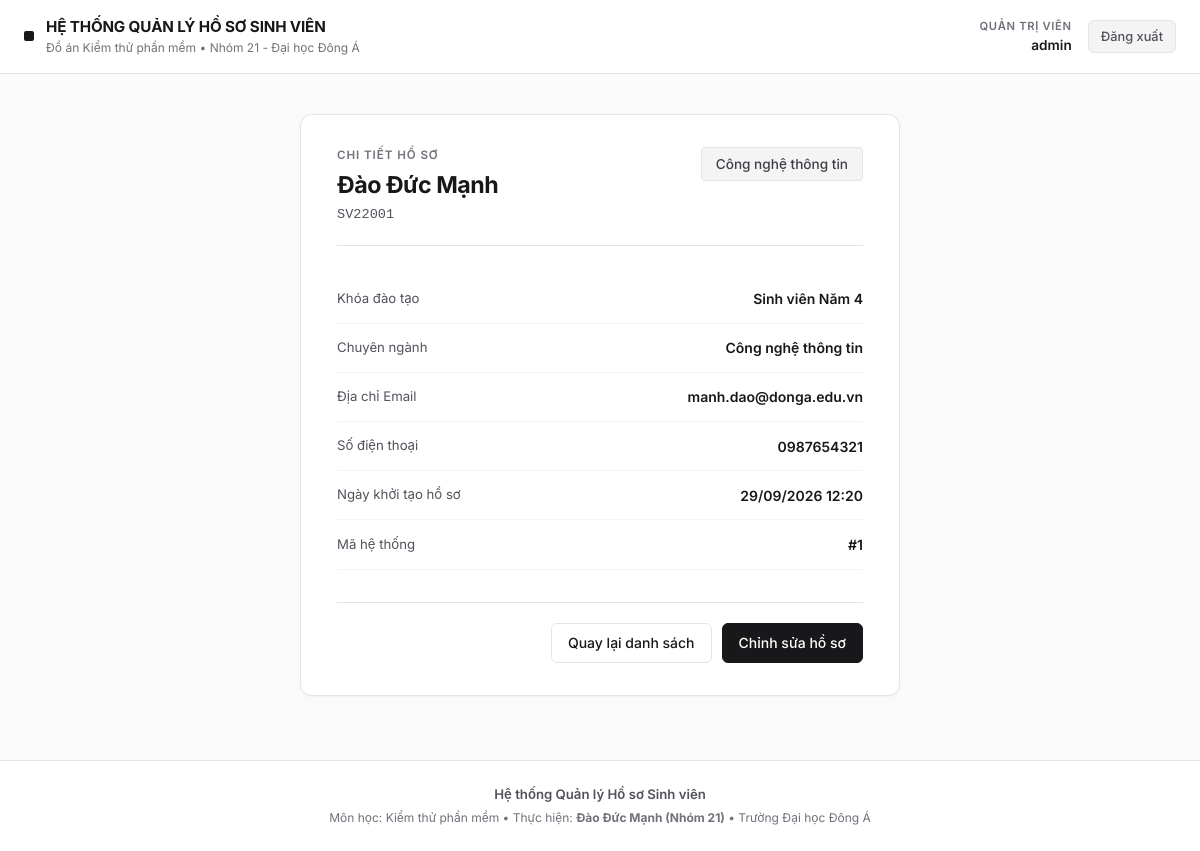
The page /student/1 (signed in) on the database its author committed.
### models.py (models this page shows)
class Student(db.Model):
    id = db.Column(db.Integer, primary_key=True)
    name = db.Column(db.String(150), nullable=False)
    usn = db.Column(db.String(30), nullable=False, unique=True)
    branch = db.Column(db.String(50), nullable=False)
    year = db.Column(db.Integer, nullable=False)
    email = db.Column(db.String(120))
    phone = db.Column(db.String(20))
    created_at = db.Column(db.DateTime, default=datetime.utcnow)

### app.py (the view)
    @app.route('/student/<int:sid>')
    @login_required
    def view_student(sid):
        s = Student.query.get_or_404(sid)
        return render_template('view_student.html', student=s)

### templates/view_student.html (shortened to what this page needs)
{% extends "base.html" %}
{% block content %}
<div class="view-wrapper">
  <div class="view-container">
    <div class="view-header">
      <div>
        <div class="view-eyebrow">Chi tiết hồ sơ</div>
        <h1 class="view-title">{{ student.name }}</h1>
        <div class="view-usn">{{ student.usn }}</div>
      </div>
      <div>
        <span class="tag-branch" style="font-size: 0.85rem; padding: 6px 14px;">{{ student.branch }}</span>
      </div>
    </div>
    <div class="info-list">
      <div class="info-row">
        <span class="info-label">Khóa đào tạo</span>
        <span class="info-value">Sinh viên Năm {{ student.year }}</span>
      </div>
      <div class="info-row">
        <span class="info-label">Chuyên ngành</span>
        <span class="info-value">{{ student.branch }}</span>
      </div>
      <div class="info-row">
        <span class="info-label">Địa chỉ Email</span>
        <span class="info-value">{{ student.email or 'Chưa cập nhật' }}</span>
      </div>
      <div class="info-row">
        <span class="info-label">Số điện thoại</span>
        <span class="info-value">{{ student.phone or 'Chưa cập nhật' }}</span>
      </div>
      <div class="info-row">
        <span class="info-label">Ngày khởi tạo hồ sơ</span>
        <span class="info-value">{{ student.created_at.strftime('%d/%m/%Y %H:%M') if student.created_at else '—' }}</span>
      </div>
      <div class="info-row">
        <span class="info-label">Mã hệ thống</span>
        <span class="info-value">#{{ student.id }}</span>
      </div>
    </div>
    <div class="view-actions">
      <a href="{{ url_for('dashboard') }}" class="btn btn-secondary">Quay lại danh sách</a>
      <a href="{{ url_for('edit_student', sid=student.id) }}" class="btn btn-primary">Chỉnh sửa hồ sơ</a>
    </div>
  </div>
</div>
{% endblock %}

### static/css/style.css (style rules this page uses)
:root { --font-sans: 'Inter', -apple-system, BlinkMacSystemFont, "Segoe UI", Roboto, sans-serif; --font-mono: ui-monospace, SFMono-Regular, Menlo, Monaco, Consolas, "Liberation Mono", "Courier New", monospace; --bg-app: #fafafa; --bg-card: #ffffff; --bg-subtle: #f4f4f5; --border-light: #e4e4e7; --border-subtle: #f4f4f5; --border-focus: #18181b; --text-primary: #18181b; --text-secondary: #52525b; --text-muted: #71717a; --primary: #18181b; --primary-hover: #27272a; --primary-text: #ffffff; --danger: #b91c1c; --danger-bg: #fef2f2; --danger-border: #fecaca; --success: #15803d; --success-bg: #f0fdf4; --success-border: #bbf7d0; --radius-xs: 4px; --radius-sm: 6px; --radius-md: 8px; --radius-lg: 12px; --shadow-subtle: 0 1px 2px 0 rgba(0, 0, 0, 0.03); --shadow-card: 0 1px 3px 0 rgba(0, 0, 0, 0.04), 0 1px 2px -1px rgba(0, 0, 0, 0.02); --shadow-dropdown: 0 4px 6px -1px rgba(0, 0, 0, 0.05), 0 2px 4px -2px rgba(0, 0, 0, 0.03); }
* { box-sizing: border-box; margin: 0; padding: 0; }
body { font-family: var(--font-sans); background-color: var(--bg-app); color: var(--text-primary); line-height: 1.5; min-height: 100vh; display: flex; flex-direction: column; -webkit-font-smoothing: antialiased; }
.btn { display: inline-flex; align-items: center; justify-content: center; padding: 0.55rem 1rem; font-family: inherit; font-size: 0.875rem; font-weight: 500; border-radius: var(--radius-sm); text-decoration: none; cursor: pointer; transition: all 0.15s ease; white-space: nowrap; }
.btn-primary { background: var(--primary); color: var(--primary-text); border: 1px solid var(--primary); }
.btn-secondary { background: #ffffff; color: var(--text-primary); border: 1px solid var(--border-light); }
.tag-branch { display: inline-block; font-size: 0.775rem; font-weight: 500; color: #3f3f46; background: #f4f4f5; padding: 3px 8px; border-radius: var(--radius-xs); border: 1px solid var(--border-light); }
.view-wrapper { max-width: 600px; margin: 0 auto; }
.view-container { background: var(--bg-card); border: 1px solid var(--border-light); border-radius: var(--radius-lg); padding: 2rem 2.25rem; box-shadow: var(--shadow-card); }
.view-header { display: flex; justify-content: space-between; align-items: flex-start; margin-bottom: 1.75rem; border-bottom: 1px solid var(--border-light); padding-bottom: 1.25rem; }
.view-eyebrow { font-size: 0.725rem; text-transform: uppercase; letter-spacing: 0.08em; font-weight: 600; color: var(--text-muted); margin-bottom: 4px; }
.view-title { font-size: 1.45rem; font-weight: 700; letter-spacing: -0.02em; color: var(--text-primary); }
.view-usn { font-family: var(--font-mono); font-size: 0.85rem; color: var(--text-secondary); margin-top: 2px; }
.info-list { display: flex; flex-direction: column; }
.info-row { display: flex; justify-content: space-between; align-items: center; padding: 0.85rem 0; border-bottom: 1px solid var(--border-subtle); }
.info-label { font-size: 0.825rem; color: var(--text-secondary); }
.info-value { font-size: 0.875rem; font-weight: 600; color: var(--text-primary); }
.view-actions { margin-top: 2rem; padding-top: 1.25rem; border-top: 1px solid var(--border-light); display: flex; justify-content: flex-end; gap: 10px; }

### rows shown on the page
Student: name "Đào Đức Mạnh", usn "SV22001", branch "Công nghệ thông tin", year "4", email "manh.dao@donga.edu.vn", phone "0987654321", created_at "29/09/2026 12:20", id "1"

### other values the page prints
{{ session.username }} "admin"
